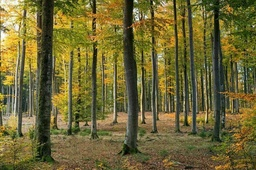
#> input picture python/other/forest.jpg, 256 x 170 px, shrunk from 770 x 510 before the run
$ python image.py
#> lines starting #> are read from the running program, lines starting #| are printed output that depends on the picture
from PIL import Image
import numpy as np


Resolution = np.array([200,200])


def mainImage(fragCoord: np.array):
    uv = fragCoord / Resolution

    color1=np.array([1,0,0])
    color2=np.array([0,1,0])


    return color1+(color2-color1)*uv[0]

def fixColor(color: np.array):
    return tuple(int(x) for x in tuple(color*255))

# [6 lines of commented-out code are left out]

def lerp(a,b,t):
    return a+(b-a)*t


img_rgb = Image.open('forest.jpg').convert('RGB')
#> img_rgb is the input picture: PIL image 256x170 RGB; mean R, G, B 111.9, 103.7, 52.6
#img_rgb.save('cat.jpeg')
img_lab=img_rgb.convert("LAB")
#> img_lab: PIL image 256x170 LAB; mean of channels 0, 1, 2 110.3, 161.8, 29.3

for x in range(img_lab.size[0]):
    for y in range(img_lab.size[1]):
        l,a,b = img_lab.getpixel((x,y))

        #a=a>>3<<3
        #b=b>>3<<3
        t=0.2
        p=int(lerp(a,b,t))
        q=int(lerp(b,a,t))
        img_lab.putpixel((x,y),(l,p,q))
#> img_lab: PIL image 256x170 LAB; mean of channels 0, 1, 2 110.3, 75.7, 23.5

img_lab.convert('RGB').save('lab.png')
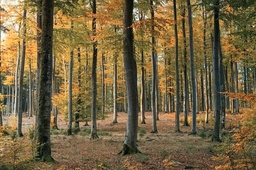
#> saved as lab.png: PIL image 256x170 RGB; mean R, G, B 118.7, 100.6, 65.8


# [12 lines of commented-out code are left out]

$ run again, with python/other/Umbrella.jpg copied over python/other/forest.jpg
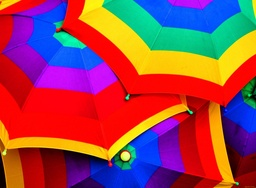
#> input picture python/other/Umbrella.jpg, 256 x 188 px, shrunk from 2560 x 1875 before the run
#> img_rgb is the input picture: PIL image 256x188 RGB; mean R, G, B 155, 67.9, 80.6
#> `img_lab.convert('RGB').save('lab.png')`:
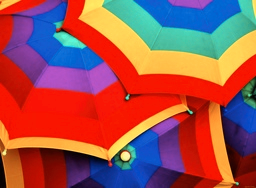
#> saved as lab.png: PIL image 256x188 RGB; mean R, G, B 158.5, 81.7, 80.5
